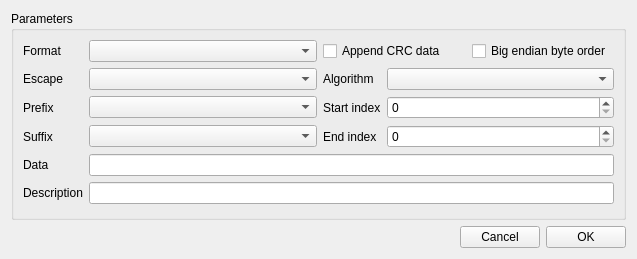
<?xml version="1.0" encoding="UTF-8"?>
<ui version="4.0">
 <class>xToolsPrestorerToolUiEditor</class>
 <widget class="QWidget" name="xToolsPrestorerToolUiEditor">
  <property name="geometry">
   <rect>
    <x>0</x>
    <y>0</y>
    <width>637</width>
    <height>259</height>
   </rect>
  </property>
  <property name="windowTitle">
   <string notr="true">Form</string>
  </property>
  <layout class="QGridLayout" name="gridLayout">
   <item row="0" column="0" colspan="3">
    <widget class="QGroupBox" name="groupBox">
     <property name="title">
      <string>Parameters</string>
     </property>
     <layout class="QGridLayout" name="gridLayout_2">
      <item row="4" column="2">
       <widget class="QLabel" name="label_8">
        <property name="sizePolicy">
         <sizepolicy hsizetype="Fixed" vsizetype="Preferred">
          <horstretch>0</horstretch>
          <verstretch>0</verstretch>
         </sizepolicy>
        </property>
        <property name="text">
         <string>End index</string>
        </property>
       </widget>
      </item>
      <item row="3" column="1">
       <widget class="SAKAffixesComboBox" name="comboBoxPrefix"/>
      </item>
      <item row="1" column="0">
       <widget class="QLabel" name="label_2">
        <property name="sizePolicy">
         <sizepolicy hsizetype="Fixed" vsizetype="Preferred">
          <horstretch>0</horstretch>
          <verstretch>0</verstretch>
         </sizepolicy>
        </property>
        <property name="text">
         <string>Format</string>
        </property>
       </widget>
      </item>
      <item row="1" column="1">
       <widget class="SAKTextFormatComboBox" name="comboBoxFormat"/>
      </item>
      <item row="2" column="3">
       <widget class="SAKCrcAlgorithmComboBox" name="comboBoxAlgorithm"/>
      </item>
      <item row="4" column="3">
       <widget class="QSpinBox" name="spinBoxEnd">
        <property name="maximum">
         <number>1024</number>
        </property>
       </widget>
      </item>
      <item row="3" column="3">
       <widget class="QSpinBox" name="spinBoxStart">
        <property name="maximum">
         <number>1024</number>
        </property>
       </widget>
      </item>
      <item row="3" column="2">
       <widget class="QLabel" name="label_7">
        <property name="sizePolicy">
         <sizepolicy hsizetype="Fixed" vsizetype="Preferred">
          <horstretch>0</horstretch>
          <verstretch>0</verstretch>
         </sizepolicy>
        </property>
        <property name="text">
         <string>Start index</string>
        </property>
       </widget>
      </item>
      <item row="6" column="0">
       <widget class="QLabel" name="label_9">
        <property name="sizePolicy">
         <sizepolicy hsizetype="Fixed" vsizetype="Preferred">
          <horstretch>0</horstretch>
          <verstretch>0</verstretch>
         </sizepolicy>
        </property>
        <property name="text">
         <string>Data</string>
        </property>
       </widget>
      </item>
      <item row="2" column="2">
       <widget class="QLabel" name="label_6">
        <property name="sizePolicy">
         <sizepolicy hsizetype="Fixed" vsizetype="Preferred">
          <horstretch>0</horstretch>
          <verstretch>0</verstretch>
         </sizepolicy>
        </property>
        <property name="text">
         <string>Algorithm</string>
        </property>
       </widget>
      </item>
      <item row="4" column="0">
       <widget class="QLabel" name="label_5">
        <property name="sizePolicy">
         <sizepolicy hsizetype="Fixed" vsizetype="Preferred">
          <horstretch>0</horstretch>
          <verstretch>0</verstretch>
         </sizepolicy>
        </property>
        <property name="text">
         <string>Suffix</string>
        </property>
       </widget>
      </item>
      <item row="3" column="0">
       <widget class="QLabel" name="label_4">
        <property name="sizePolicy">
         <sizepolicy hsizetype="Fixed" vsizetype="Preferred">
          <horstretch>0</horstretch>
          <verstretch>0</verstretch>
         </sizepolicy>
        </property>
        <property name="text">
         <string>Prefix</string>
        </property>
       </widget>
      </item>
      <item row="2" column="0">
       <widget class="QLabel" name="label_3">
        <property name="sizePolicy">
         <sizepolicy hsizetype="Fixed" vsizetype="Preferred">
          <horstretch>0</horstretch>
          <verstretch>0</verstretch>
         </sizepolicy>
        </property>
        <property name="text">
         <string>Escape</string>
        </property>
       </widget>
      </item>
      <item row="6" column="1" colspan="3">
       <widget class="QLineEdit" name="lineEditData"/>
      </item>
      <item row="2" column="1">
       <widget class="SAKEscapeCharacterComboBox" name="comboBoxEscape"/>
      </item>
      <item row="1" column="2" colspan="2">
       <layout class="QHBoxLayout" name="horizontalLayout">
        <item>
         <widget class="QCheckBox" name="checkBoxCrc">
          <property name="text">
           <string>Append CRC data</string>
          </property>
         </widget>
        </item>
        <item>
         <widget class="QCheckBox" name="checkBoxBigEndian">
          <property name="text">
           <string>Big endian byte order</string>
          </property>
         </widget>
        </item>
       </layout>
      </item>
      <item row="4" column="1">
       <widget class="SAKAffixesComboBox" name="comboBoxSuffix"/>
      </item>
      <item row="7" column="0">
       <widget class="QLabel" name="label">
        <property name="sizePolicy">
         <sizepolicy hsizetype="Fixed" vsizetype="Preferred">
          <horstretch>0</horstretch>
          <verstretch>0</verstretch>
         </sizepolicy>
        </property>
        <property name="text">
         <string>Description</string>
        </property>
       </widget>
      </item>
      <item row="7" column="1" colspan="3">
       <widget class="QLineEdit" name="lineEditDescription"/>
      </item>
     </layout>
    </widget>
   </item>
   <item row="1" column="0">
    <spacer name="horizontalSpacer">
     <property name="orientation">
      <enum>Qt::Horizontal</enum>
     </property>
     <property name="sizeHint" stdset="0">
      <size>
       <width>40</width>
       <height>20</height>
      </size>
     </property>
    </spacer>
   </item>
   <item row="1" column="1">
    <widget class="QPushButton" name="pushButtonCancel">
     <property name="text">
      <string>Cancel</string>
     </property>
    </widget>
   </item>
   <item row="1" column="2">
    <widget class="QPushButton" name="pushButtonOk">
     <property name="text">
      <string>OK</string>
     </property>
    </widget>
   </item>
  </layout>
 </widget>
 <customwidgets>
  <customwidget>
   <class>SAKEscapeCharacterComboBox</class>
   <extends>QComboBox</extends>
   <header location="global">sakescapecharactercombobox.h</header>
  </customwidget>
  <customwidget>
   <class>SAKTextFormatComboBox</class>
   <extends>QComboBox</extends>
   <header location="global">saktextformatcombobox.h</header>
  </customwidget>
  <customwidget>
   <class>SAKAffixesComboBox</class>
   <extends>QComboBox</extends>
   <header location="global">sakaffixescombobox.h</header>
  </customwidget>
  <customwidget>
   <class>SAKCrcAlgorithmComboBox</class>
   <extends>QComboBox</extends>
   <header location="global">sakcrcalgorithmcombobox.h</header>
  </customwidget>
 </customwidgets>
 <resources/>
 <connections/>
</ui>
